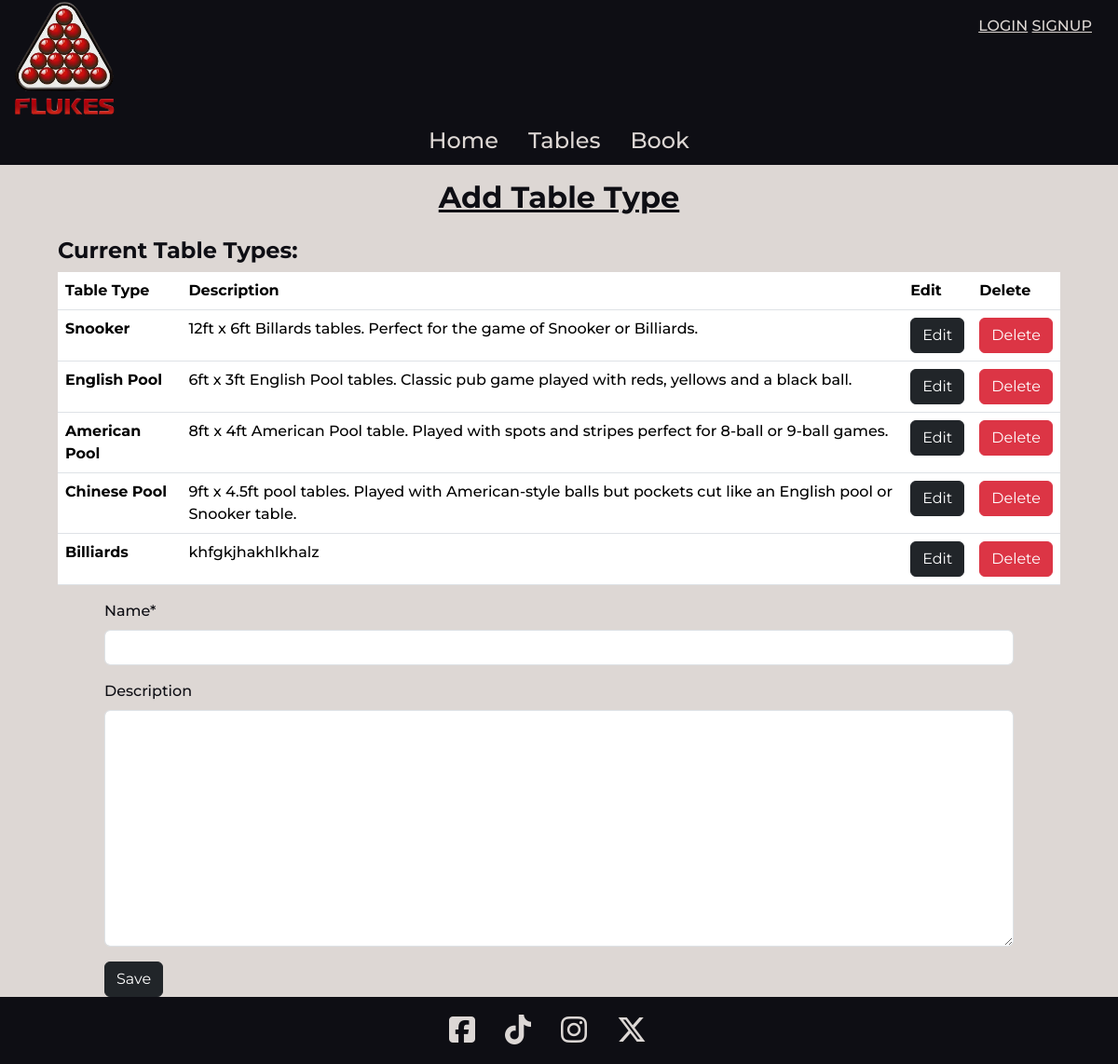
The page /tables/add_type/ on the database its author committed.
### home/models.py (models this page shows, shortened)
class ClubDetails(models.Model):
    club_name = models.CharField(max_length=30)
    logo = models.ImageField(null=True, blank=True)
    home_image = models.ImageField(null=True, blank=True)
    address_line1 = models.CharField(max_length=100, blank=True)
    address_line2 = models.CharField(max_length=100, blank=True)
    city = models.CharField(max_length=50, blank=True)
    country = models.CharField(max_length=50, blank=True)
    postcode = models.CharField(max_length=8, blank=True)
    phone_number = PhoneNumberField(blank=True)
    email = models.EmailField(blank=True)
    display_logo = models.BooleanField(default=False)
    display_club_name = models.BooleanField(default=True)
    description = models.TextField()
    tagline = models.TextField()
    primary_colour = models.CharField(max_length=7, default="#ddd7d4")
    secondary_colour = models.CharField(max_length=7, default="#df0020")
    header_colour = models.CharField(max_length=7, default="#0e0e14")
    footer_colour = models.CharField(max_length=7, default="#0e0e14")
    primary_text_colour = models.CharField(max_length=7, default="#0e0e14")
    secondary_text_colour = models.CharField(max_length=7, default="#ddd7d4")
    header_text_colour = models.CharField(max_length=7, default="#ddd7d4")
    footer_text_colour = models.CharField(max_length=7, default="#ddd7d4")
    objects = ClubDetailsManager()

### tables/models.py (models this page shows, shortened)
class TableType(models.Model):
    name = models.CharField(max_length=50)
    description = models.TextField(blank=True, null=True)

### tables/views.py (the view)
# urls.py: path("add_type/", views.add_table_type_view, name="add_table_type"),
def add_table_type_view(request):
    table_types = TableType.objects.all()
    if request.method == "POST":
        form = TableTypeForm(request.POST)
        if form.is_valid():
            form.save()
            messages.success(request, "Table added successfully")
            return redirect("home")
        else:
            messages.error(
                request, "There was a problem adding the table, please try again."
            )
    else:
        form = TableTypeForm()
    context = {
        "form": form,
        "table_types": table_types,
    }
    return render(request, "tables/add_table_type.html", context)

### tables/forms.py
class TableTypeForm(forms.ModelForm):
    class Meta:
        model = TableType
        fields = "__all__"

### home/context_processors.py (called while the page is built)
def club_details_processor(request):
    club_details = ClubDetails.objects.get_instance()
    opening_hours = OpeningHours.objects.all().order_by("day_of_week")
    context = {
        "club_details": club_details,
        "opening_hours": opening_hours,
    }
    return context

### home/models.py (called while the page is built)
    def get_instance(self):
        if self.exists():
            return self.get()
        return self.create()

### profiles/context_processors.py (called while the page is built)
def profile_context_processors(request):
    profile = None
    if request.user.is_authenticated:
        profile = get_object_or_404(UserProfile, user=request.user)
    context = {"profile": profile}
    return context

### tables/templates/tables/add_table_type.html (shortened to what this page needs)
{% extends "base.html" %}
{% load crispy_forms_tags %}
{% block content %}
<h2 class="text-center py-3 text-decoration-underline fw-bold">Add Table Type</h2>
<div class="row justify-content-evenly">
  <div class="col-11">
    <h4 class="fw-bold">Current Table Types:</h4>
    <table class="table">
      <thead>
        <tr>
          <th scope="col">Table Type</th>
          <th scope="col">Description</th>
          <th scope="col">Edit</th>
          <th scope="col">Delete</th>
        </tr>
      </thead>
      <tbody>
        {% for type in table_types %}
        <tr>
          <th scope="row">{{ type.name }}</th>
          <td>{{ type.description }}</td>
          <td><a href="{% url 'edit_table_type' type.pk %}" class="btn btn-dark">Edit</a></td>
          <td><a href="{% url 'delete_table_type' type.pk %}" class="btn btn-danger">Delete</a></td>
        </tr>
        {% endfor %}
      </tbody>
    </table>
  </div>
</div>
<div class="row justify-content-evenly">
  <div class="col-10">
    <form method="post">
      {% for field in form %}
        {{ field | as_crispy_field }}
      {% endfor %}
      <button class="btn btn-dark" type="submit">Save</button>
    </form>
  </div>
</div>
{% endblock %}

### templates/includes/header.html (shortened to what this page needs)
<header class="container-fluid header-colour">
  <div class="row">
    <div class="col-8">
      {% if club_details.display_logo %}
      <img
        src="{{ club_details.logo.url }}"
        alt="{{ club_details.club_name }} Logo"
        class="logo d-inline"
      />
      {% endif %}
    </div>
    <div class="col-4 text-end">
      <div class="m-3">
        {% if request.user.is_authenticated %}
        <div class="dropdown">
          <a class="fit-content header-text-colour" role="button" data-bs-toggle="dropdown" aria-expanded="false">
            <i class="fa-solid fa-user fa-2xl"></i>
          </a>
          <ul class="dropdown-menu">
            <li><a class="dropdown-item" href="{% url 'profile' %}">Profile</a></li>
            <li><a class="dropdown-item" href="#">My Bookings</a></li>
            <li><hr class="dropdown-divider"></li>
            {% if request.user.is_superuser %}
            <li><a class="dropdown-item" href="{% url 'edit_club_details' %}"
              >Edit Club Details</a
            ></li>
            <li><a class="dropdown-item" href="{% url 'manage_opening_hours' %}"
              >Edit Opening Times</a
            ></li>
            <li><a class="dropdown-item" href="{% url 'add_table_type' %}"
              >Add Table Type</a
            ></li>
            <li><a class="dropdown-item" href="{% url 'add_table' %}"
              >Add Table</a
            ></li>
            <li><hr class="dropdown-divider"></li>
            {% endif %}
            <li><a class="dropdown-item" href="{% url 'account_logout' %}">Logout</a></li>
          </ul>
        </div>
        {% else %}
        <a href="{% url 'account_login' %}" class="header-text-colour">LOGIN</a>
        <a href="{% url 'account_signup' %}" class="header-text-colour">SIGNUP</a>
        {% endif %}
      </div>
    </div>
  </div>
  <nav>
    <ul class="nav justify-content-center">
      <li class="nav-item">
        <a id="nav-item" class="nav-link active header-text-colour fs-4" aria-current="page" href="{% url 'home' %}"
          >Home</a
        >
      </li>
      <li class="nav-item">
        <a id="nav-item" class="nav-link nav-hover header-text-colour fs-4" href="{% url 'tables_view' %}">Tables</a>
      </li>
      <li class="nav-item">
        <a id="nav-item" class="nav-link nav-hover header-text-colour fs-4" href="#">Book</a>
      </li>
    </ul>
  </nav>
</header>

### static/css/base.css (style rules this page uses)
header, footer, main, .toast { font-family: "Montserrat", sans-serif; font-weight: 500; font-style: normal; }
.logo { max-height: 125px; }

### rows shown on the page
ClubDetails: logo (picture)
TableType: name "Snooker", description "12ft x 6ft Billards tables. Perfect for the game of Snooker or Billiards."
TableType: name "English Pool", description "6ft x 3ft English Pool tables. Classic pub game played with reds, yellows and a black ball."
TableType: name "American Pool", description "8ft x 4ft American Pool table. Played with spots and stripes perfect for 8-ball or 9-ball games."
TableType: name "Chinese Pool", description "9ft x 4.5ft pool tables. Played with American-style balls but pockets cut like an English pool or Snooker table."
TableType: name "Billiards", description "khfgkjhakhlkhalz"
